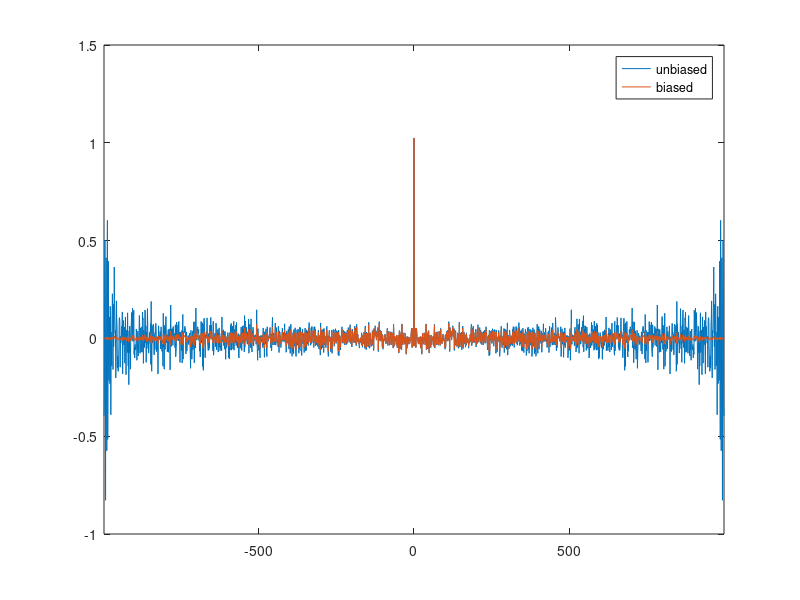

Here is the MATLAB script that generated this plot: (Note: this script raises an error after producing the figure.)
%% Lab 04
% Exercise 1

clear all, close all, clc;

%% Step 1
% Work with WGN

N = 1000;

F = randn(1,N);

mu_F = mean (F); % mean of WGN
var_F = var (F); % variance of WGN

[r_F_biased, l] = xcorr (F, 'biased'); % biased operator, at +-inf diverges

[r_F_unbiased, l] = xcorr (F, 'unbiased'); % unbiased operator, asymp. biased

plot (l, r_F_unbiased, l, r_F_biased);
xlim([-(N-1) (N-1)]);
legend('unbiased', 'biased');

%% Step 2
% Work with Ornstein-Uhlenbeck process

N = 1e6; % number of samples
Ts = 1;
beta = 0.01;

Ntr = 10/(beta*Ts); % numer of samples included in the transient
N0 = Ntr+N; % samples of the entire signal

V_transient = my_ornstein_uhlenbeck(N0, Ts, beta); % entire signal

V = V_transient(Ntr:length(V_transient)); % truncated signal (no transient)

figure
plot (1:1:length(V_transient), V_transient);
xlim([1000 2000]); % set the limits of the xaxis so to show the overlap of
                    % V_transient and V 
legend ('V[n]');

figure
plot (1:1:length(V), V);
xlim([0 1000]);
legend ('Vss[n]');

mu_V = mean (V);
var_V = var (V);

max_lag = N/10;% I decide the length of the interval used when computing xcorr

[r_V_xcorr, l] = xcorr (V, max_lag);

r_V_theoretical = 1/(2*beta) * exp (-beta * abs(Ts*l)); % in 0 it should be 50

figure
plot (l, r_V_xcorr, l, r_V_theoretical); % show the difference
legend('r[l] calculated', 'r[l] theoretical');
